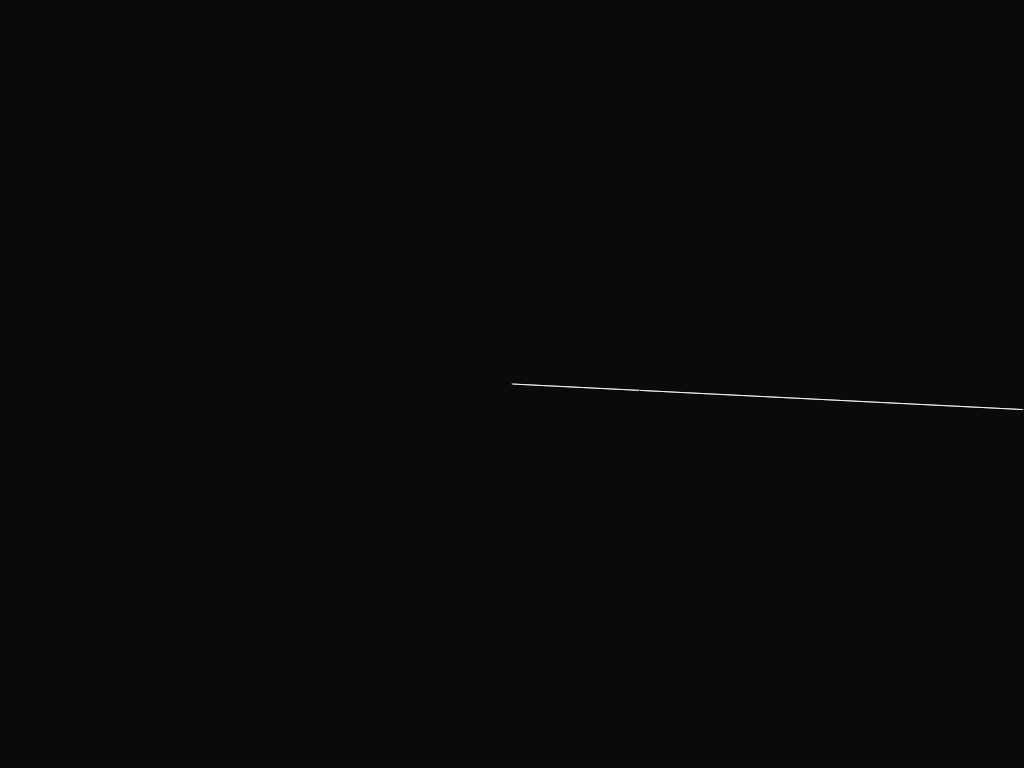
Frame 1 (no input)
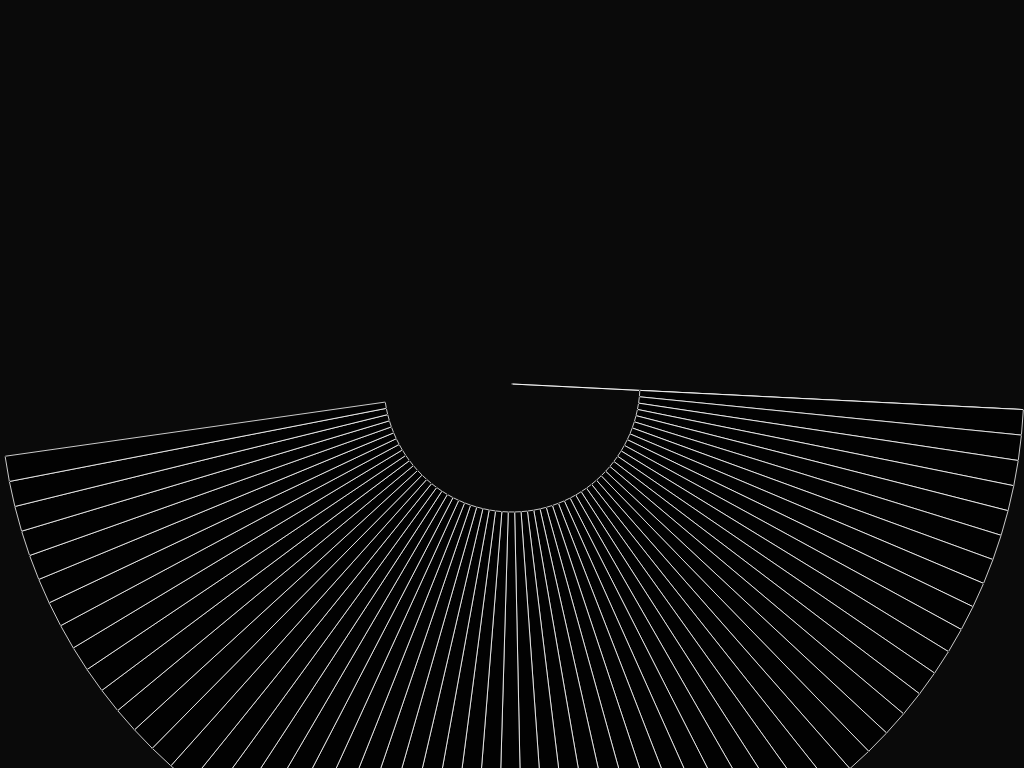
Frame 60 (no input)
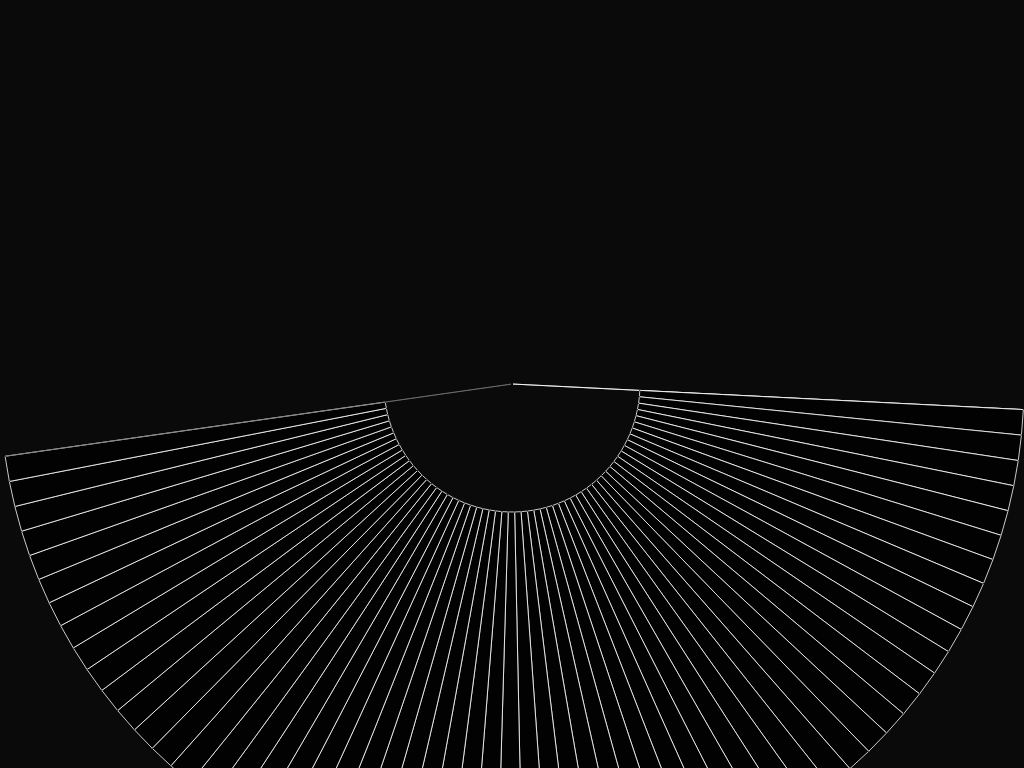
Frame 120 (the mouse pressed at the canvas centre since frame 60)

The p5.js sketch that drew these frames (run headless with seeded random() and noise() and a simulated clock; from frame 60 on, the mouse is pressed at the canvas centre):

// p5.js sketch
// ── sketch.js
let posDot1, posDot2, last_posDot1, last_posDot2;

let angle = 0;
let radious1 = 0;
let radious2 = 0;
let noiseDelta = 0;

//Colors
let colorBk;
let alphaBk = 0;
//let myColors = [];

//-----------------------------------------------------
function setup() {
  createCanvas(1024, 768);

  //2 random points moving in a noisy radius
  posDot1 = createVector(0, 0, 0);
  posDot2 = createVector(0, 0, 0);
  last_posDot1 = createVector(0, 0, 0);
  last_posDot2 = createVector(0, 0, 0);

  //Radiuos movements
  marginRad1 = width * 0.5;
  marginRad2 = width * 0.5;
  rotationSpeed = 0.05;
  console.log("rotationSpeed = " +str(rotationSpeed));


  //setup colors
  colorBk = color(10, 10, 10, alphaBk);
  //myColors[0] = color(255, 0, 0);
  //myColors[1] = color(255, 141, 0);
  //myColors[2] = color(255, 247, 0);
  //myColors[3] = color(255, 85, 0);
  //myColors[4] = color(255, 251, 167);

  
  background(10, 10, 10, 255);
}


//-----------------------------------------------------
function update() {
  angle += rotationSpeed;

  let cosine, sine, tangent;
  let marginRad1 = width * 0.5;
  let marginRad2 = width * 0.5;
  let marginRads = abs(width * 0.5 - mouseX) * 0.5;
  //console.log("marginRads = " +str(marginRads));

  let rad1 = radious1 + marginRads * 2;
  let rad2 = radious2 + marginRads * 0.5;

  noiseDelta += sin(frameCount * 0.001) * 0.01;

  //save last values . just equals would make a ref value so lets do ot per values x,y
  last_posDot1.x = posDot1.x;
  last_posDot1.y = posDot1.y;
  last_posDot2.x = posDot2.x;
  last_posDot2.y = posDot2.y;

  let myangle = angle % TWO_PI;

  //here we get the sine and cosine values for the angle... TODO myAngle?
  cosine = cos(angle);
  sine = sin(angle);
  //console.log(sine);
  //console.log(angle);

  posDot1.x = cosine * rad1 //* noise(noiseDelta);
  posDot1.y = sine * rad1 //* noise(noiseDelta); //here we set the cyan circle position

  posDot2.x = cosine * rad2 //* noise(noiseDelta);
  posDot2.y = sine * rad2 //* noise(noiseDelta);
  
  //console.log(posDot1.x);

}

//-----------------------------------------------------
function draw() {

  update();

  //fill(colorBk);
  //rect(0,0,width, height);
  background(colorBk);

  translate(width * 0.5, height * 0.5);

  let grayColor;
  let alphaGrayColor;
  grayColor = map(mouseX, 0, width, 0, 255);
  alphaGrayColor = map(mouseY, 0, height, 200, 100);
  let invertColor = 255 - grayColor;

  push();
  //fill(myColors[0], 250);
  fill(grayColor, alphaGrayColor); //(frameCount*0.01)%255
  stroke(invertColor, alphaGrayColor);

  beginShape(QUADS); //QUAD_STRIP make something wrong
  vertex(last_posDot1.x, last_posDot1.y);
  vertex(posDot1.x, posDot1.y);
  vertex(posDot2.x, posDot2.y);
  vertex(last_posDot2.x, last_posDot2.y);
  endShape();
  pop();
  
  fill(255);
  point(last_posDot1.x, last_posDot1.y);
  point(posDot1.x, posDot1.y);
  point(posDot2.x, posDot2.y);
  point(last_posDot2.x, last_posDot2.y);
  

}

//-----------------------------------------------------
function keyReleased(){
  background(10, 10, 10, 255);
}
